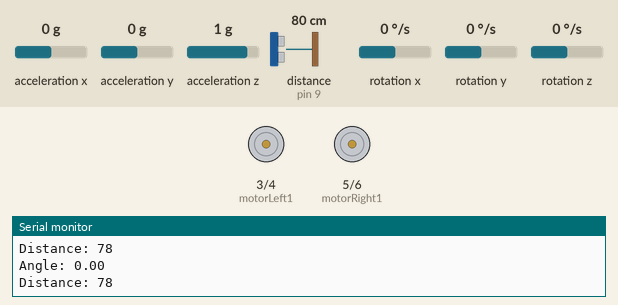
The sketch below on a simulated Arduino Uno, built with avr-gcc and run on an emulated ATmega328P. On the bench: motor-driver pin pairs drawn as motors (green arrow = first pin HIGH = forward, orange = second pin HIGH = backward, longer = more drive), the last lines printed to the serial monitor. Wiring (inferred from the names in the program): ultrasonic range finder: trigger pin 8; echo pin 9. The test bench sets the inputs (shaded band); at power-on: acceleration y 0 g, acceleration x 0 g, acceleration z 1 g, distance to the obstacle (sensor on pin 9) 80 cm, rotation x 0 °/s, rotation y 0 °/s, rotation z 0 °/s. The echo pulse lasts 58.3 µs per cm.

Above: at 1.2 s.
1.3 s: acceleration y set to 0.8 g
At 2.2 s:
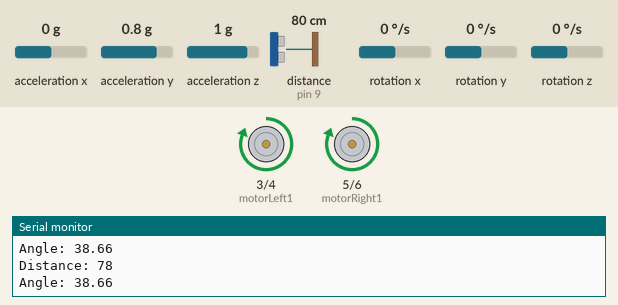
2.8 s: acceleration y set to -1.4 g
At 3.5 s:
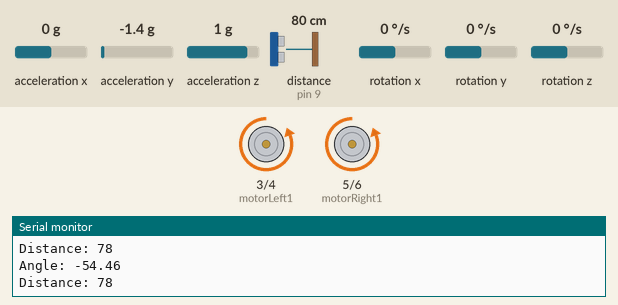
4.3 s: acceleration y set to 0 g
At 4.8 s:
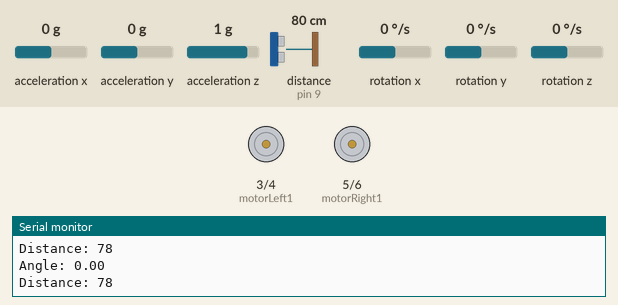
8.9 s: acceleration y set to -0.8 g
At 9.8 s:
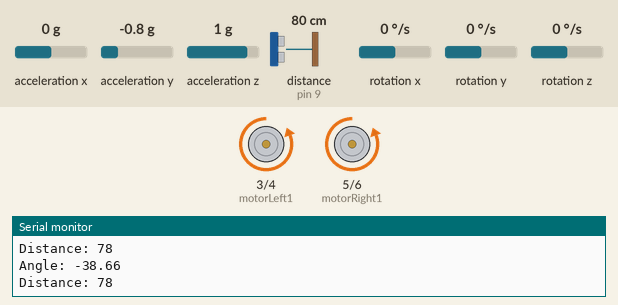
Timing chart, 0 to 11.9 s (numbered marks = the images above; inputs shaded):
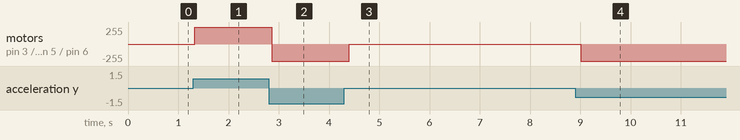

Measured:
- after the input at 1.3 s, motor on pin 3 (motorLeft1) / pin 4 (motorLeft2), motor on pin 5 (motorRight1) / pin 6 (motorRight2): stopped → forward 255/255 at once
- after the input at 2.8 s, motor on pin 3 (motorLeft1) / pin 4 (motorLeft2), motor on pin 5 (motorRight1) / pin 6 (motorRight2): forward 255/255 → backward 255/255 after 0.06 s
- after the input at 4.3 s, motor on pin 3 (motorLeft1) / pin 4 (motorLeft2), motor on pin 5 (motorRight1) / pin 6 (motorRight2): backward 255/255 → stopped after 0.10 s
- after the input at 8.9 s, motor on pin 3 (motorLeft1) / pin 4 (motorLeft2), motor on pin 5 (motorRight1) / pin 6 (motorRight2): stopped → backward 255/255 after 0.11 s

The sketch:

Self_Balancing_Robot.ino
```cpp
#include <Wire.h>
#include <MPU6050.h>

MPU6050 mpu;
int motorLeft1 = 3;
int motorLeft2 = 4;
int motorRight1 = 5;
int motorRight2 = 6;
int trigPin = 8;
int echoPin = 9;
long duration;
int distance;

#define PI 3.14159  // Define PI for angle calculations

void setup() {
  Serial.begin(9600);
  Wire.begin();
  mpu.initialize();

  pinMode(motorLeft1, OUTPUT);
  pinMode(motorLeft2, OUTPUT);
  pinMode(motorRight1, OUTPUT);
  pinMode(motorRight2, OUTPUT);
  pinMode(trigPin, OUTPUT);
  pinMode(echoPin, INPUT);

  if (!mpu.testConnection()) {
    Serial.println("MPU6050 connection failed!");
    while (1);
  }
}

void loop() {
  // Read MPU6050
  int16_t ax, ay, az, gx, gy, gz;
  mpu.getMotion6(&ax, &ay, &az, &gx, &gy, &gz);

  // Calculate angle in degrees
  float angle = atan2(ay, az) * (180 / PI);
  Serial.print("Angle: ");
  Serial.println(angle);

  // Ultrasonic sensor reading
  digitalWrite(trigPin, LOW);
  delayMicroseconds(2);
  digitalWrite(trigPin, HIGH);
  delayMicroseconds(10);
  digitalWrite(trigPin, LOW);

  duration = pulseIn(echoPin, HIGH);
  distance = duration * 0.034 / 2;

  Serial.print("Distance: ");
  Serial.println(distance);

  // Simple control logic based on angle and distance (tune for your robot)
  if (angle > 5) {
    // Move forward to balance
    digitalWrite(motorLeft1, HIGH);
    digitalWrite(motorLeft2, LOW);
    digitalWrite(motorRight1, HIGH);
    digitalWrite(motorRight2, LOW);
  } else if (angle < -5) {
    // Move backward to balance
    digitalWrite(motorLeft1, LOW);
    digitalWrite(motorLeft2, HIGH);
    digitalWrite(motorRight1, LOW);
    digitalWrite(motorRight2, HIGH);
  } else {
    // Stop motors when balanced
    digitalWrite(motorLeft1, LOW);
    digitalWrite(motorLeft2, LOW);
    digitalWrite(motorRight1, LOW);
    digitalWrite(motorRight2, LOW);
  }

  delay(100);
}
```
